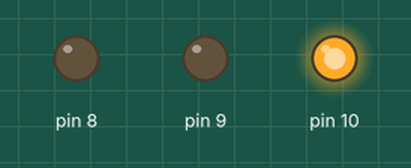
Bench run of a sketch on a simulated Arduino Uno, built with avr-gcc and run on an emulated ATmega328P. Shown: output pins drawn as LEDs (lit = HIGH).

Above: at 7.5 s.
At 16.5 s:
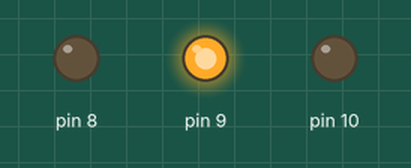
At 28.0 s:
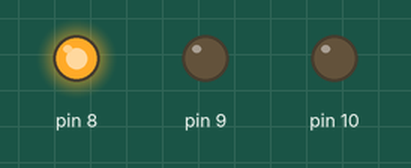
Timing chart, 0 to 49.4 s (numbered marks = the images above):
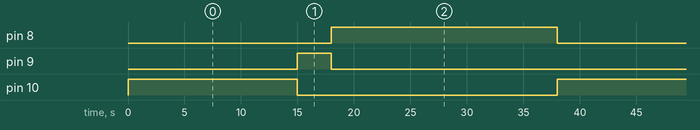

The sketch:

Arduino_Traffic_Lights_Control.ino
```cpp
void setup() {
  pinMode(8, OUTPUT);
  pinMode(9, OUTPUT);
  pinMode(10, OUTPUT);
}

void loop() {
  digitalWrite(8, LOW);
  digitalWrite(9, LOW);
  digitalWrite(10, HIGH);
  delay(15000);

  digitalWrite(8, LOW);
  digitalWrite(9, HIGH);
  digitalWrite(10, LOW);
  delay(3000);

  digitalWrite(8, HIGH);
  digitalWrite(9, LOW);
  digitalWrite(10, LOW);
  delay(20000);
}
```

Measured:
- by itself, pin 8: alternates HIGH for 20.0 s and LOW for 18.0 s
- by itself, pin 9: alternates HIGH for 3.0 s and LOW for 35.0 s
- by itself, pin 10: alternates HIGH for 15.0 s and LOW for 23.0 s
